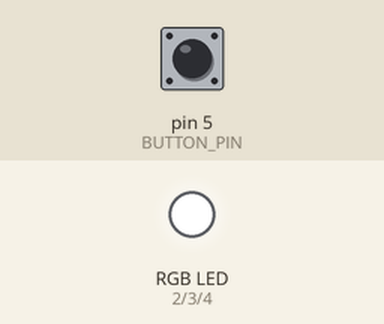
Recording of a sketch running on a simulated Arduino Uno, built with avr-gcc and run on an emulated ATmega328P. On the bench: an RGB LED mixed from three pins (HIGH = lit). Inputs (shaded band) come from the test bench; at power-on: pin 5 (BUTTON_PIN) HIGH.

Above: at 1.2 s.
1.3 s: pin 5 (BUTTON_PIN) pulled LOW for 0.15 s
At 1.37 s:
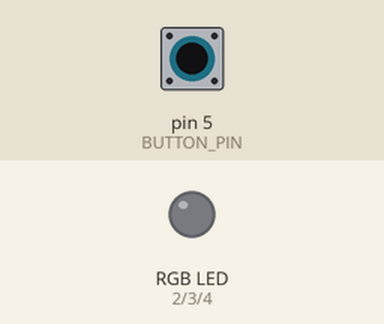
2.9 s: pin 5 (BUTTON_PIN) pulled LOW for 3.2 s
At 6.8 s:
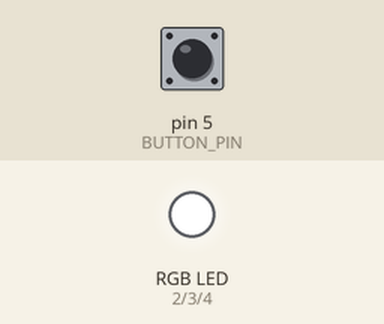
Timing chart, 0 to 8.3 s (numbered marks = the images above; inputs shaded):
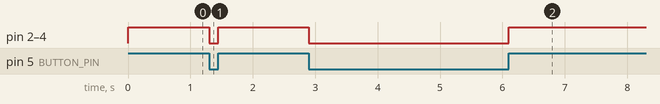

Measured:
- after the input at 1.3 s, pin 2 (RED_PIN), pin 3 (GREEN_PIN), pin 4 (BLUE_PIN): HIGH → LOW at once, → HIGH 0.15 s later
- after the input at 2.9 s, pin 2 (RED_PIN), pin 3 (GREEN_PIN), pin 4 (BLUE_PIN): HIGH → LOW at once, → HIGH 3.2 s later

The sketch:

PBRGB.ino
```cpp
/*
This is a program for Arduino that controls an RGB LED and a push button.
The program turns on the RGB LED to white when the push button is not pressed and
turns it off when the push button is pressed.
The pins for the RGB LED and push button are defined in the code.
*/
// Define the pins for each color of the RGB LED
int RED_PIN = 2; // Pin number for the red color of the RGB LED
int GREEN_PIN = 3; // Pin number for the green color of the RGB LED
int BLUE_PIN = 4; // Pin number for the blue color of the RGB LED

// Define the pin for the push button
int BUTTON_PIN = 5; // Pin number for the push button

void setup() {
  // Set the RGB LED pins as output
  pinMode(RED_PIN, OUTPUT); // Set the red color pin as output
  pinMode(GREEN_PIN, OUTPUT); // Set the green color pin as output
  pinMode(BLUE_PIN, OUTPUT); // Set the blue color pin as output

  // Set the push button pin as input with an internal pull-up resistor enabled
  pinMode(BUTTON_PIN, INPUT_PULLUP);
}

void loop() {
  // Read the state of the push button
  int buttonState = digitalRead(BUTTON_PIN);

  // If the push button is pressed (i.e., its state is LOW), turn off the RGB LED
  if (buttonState == LOW) {
    digitalWrite(RED_PIN, LOW); // Turn off the red color pin
    digitalWrite(GREEN_PIN, LOW); // Turn off the green color pin
    digitalWrite(BLUE_PIN, LOW); // Turn off the blue color pin
  }
  // Otherwise, set the RGB LED to white
  else {
    digitalWrite(RED_PIN, HIGH); // Set the red color pin to HIGH (on)
    digitalWrite(GREEN_PIN, HIGH); // Set the green color pin to HIGH (on)
    digitalWrite(BLUE_PIN, HIGH); // Set the blue color pin to HIGH (on)
  }
}
```
